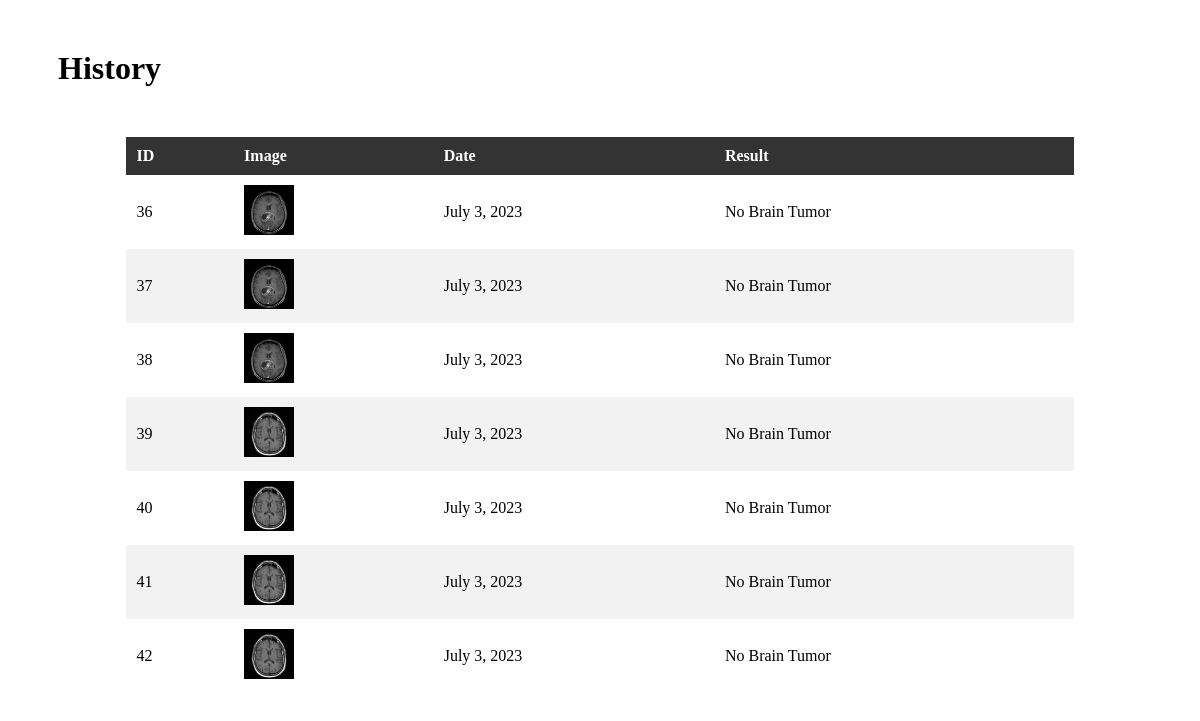
/history/ (signed in), run on the app's committed database.
### brain_app/models.py (models this page shows, shortened)
class TestResult(models.Model):
    user = models.ForeignKey(User, on_delete=models.CASCADE)
    image = models.ImageField(upload_to='prediction_images/')
    date = models.DateField()
    result = models.CharField(max_length=255)

### brain_app/views.py (the view)
# urls.py: path('history/',views.history,name = 'history'),
def history(request):
     if not request.user.is_authenticated:
            return redirect(reverse('login_required'))
     test_results = TestResult.objects.filter(user=request.user)
     context = {
          'patient_list' : test_results,
     }
     return render(request,'history.html',context=context)

### templates/history.html (shortened to what this page needs)
{% load static %}
<!DOCTYPE html>
<html>
<head>
	<link rel="stylesheet" href="{% static 'css/test.css'%}">
</head>
<body>
    <h1 style="margin: 50px;">History</h1>
    <table class="data-table">
        <thead>
          <tr>
            <th>ID</th>
            <th>Image</th>
            <th>Date</th>
            <th>Result</th>
          </tr>
        </thead>
        <tbody>
            {% for record in patient_list %}
                    <tr>
                        <td>{{ record.id }}</td>
                        <td> <img src="{{ record.image.url }}" alt="Test Image"> </td>
                        <td>{{ record.date }}</td>
                         <td>{{ record.result}}</td>
                    </tr>
                {% endfor %}
        </tbody>
      </table>
    </body>
</body>
</html>

### static/css/test.css (style rules this page uses)
.data-table { width: 80%; margin: 50px auto; border-collapse: collapse; background-color: #fff; }
.data-table th, .data-table td { padding: 10px; text-align: left; }
.data-table th { background-color: #333; color: #fff; }
.data-table tbody tr:nth-child(even) { background-color: #f2f2f2; }
.data-table img { max-width: 50px; max-height: 50px; }

### data on the page
TestResult: id "36", image (picture), date "July 3, 2023", result "No Brain Tumor"
TestResult: id "37", image (picture), date "July 3, 2023", result "No Brain Tumor"
TestResult: id "38", image (picture), date "July 3, 2023", result "No Brain Tumor"
TestResult: id "39", image (picture), date "July 3, 2023", result "No Brain Tumor"
TestResult: id "40", image (picture), date "July 3, 2023", result "No Brain Tumor"
TestResult: id "41", image (picture), date "July 3, 2023", result "No Brain Tumor"
TestResult: id "42", image (picture), date "July 3, 2023", result "No Brain Tumor"
